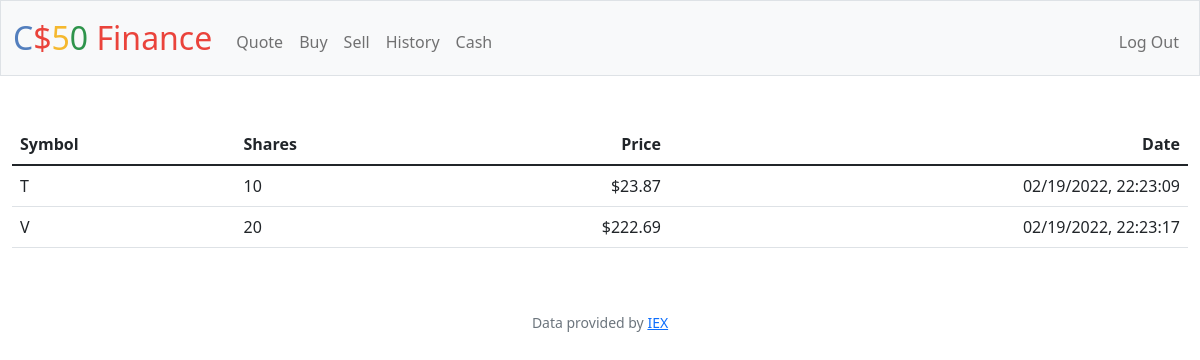
The app's page /history (signed in) with its own data.
### tables this page shows
CREATE TABLE transactions (user_id INTEGER, symbol TEXT NOT NULL, shares NUMERIC NOT NULL, price NUMERIC NOT NULL, date TEXT NOT NULL);

### app.py (the view)
@app.route("/history")
@login_required
def history():
    transactions = db.execute("SELECT symbol, shares, price, date FROM transactions WHERE user_id=?", session["user_id"])
    if not transactions:
        return apology("you have no transactions so far")
    return render_template("history.html", transactions=transactions)

### app.py (called while the page is built)
@app.after_request
def after_request(response):
    response.headers["Cache-Control"] = "no-cache, no-store, must-revalidate"
    response.headers["Expires"] = 0
    response.headers["Pragma"] = "no-cache"
    return response

### helpers.py (called while the page is built)
def login_required(f):
    @wraps(f)
    def decorated_function(*args, **kwargs):
        if session.get("user_id") is None:
            return redirect("/login")
        return f(*args, **kwargs)
    return decorated_function

def usd(value):
    return f"${value:,.2f}"

### templates/history.html (shortened to what this page needs)
{% extends "layout.html" %}
{% block main %}
    <table class="table tablestriped">
        <thead>
            <tr>
                <th class="text-start">Symbol</th>
                <th class="text-start">Shares</th>
                <th class="text-end">Price</th>
                <th class="text-end">Date</th>
            </tr>
        </thead>
        <tbody>
            {% for symbol in transactions %}
                <tr>
                    <td class="text-start">{{ symbol['symbol'] }}</td>
                    <td class="text-start">{{ symbol['shares'] }}</td>
                    <td class="text-end">{{ symbol['price'] | usd }}</td>
                    <td class="text-end">{{ symbol['date'] }}</td>
                </tr>
            {% endfor %}
        </tbody>
    </table>
{% endblock %}

### static/styles.css (style rules this page uses)
table { padding left: 50px; padding right: 50px; }

### records on screen
transactions: symbol "T", shares "10", price "$23.87", date "02/19/2022, 22:23:09"
transactions: symbol "V", shares "20", price "$222.69", date "02/19/2022, 22:23:17"
